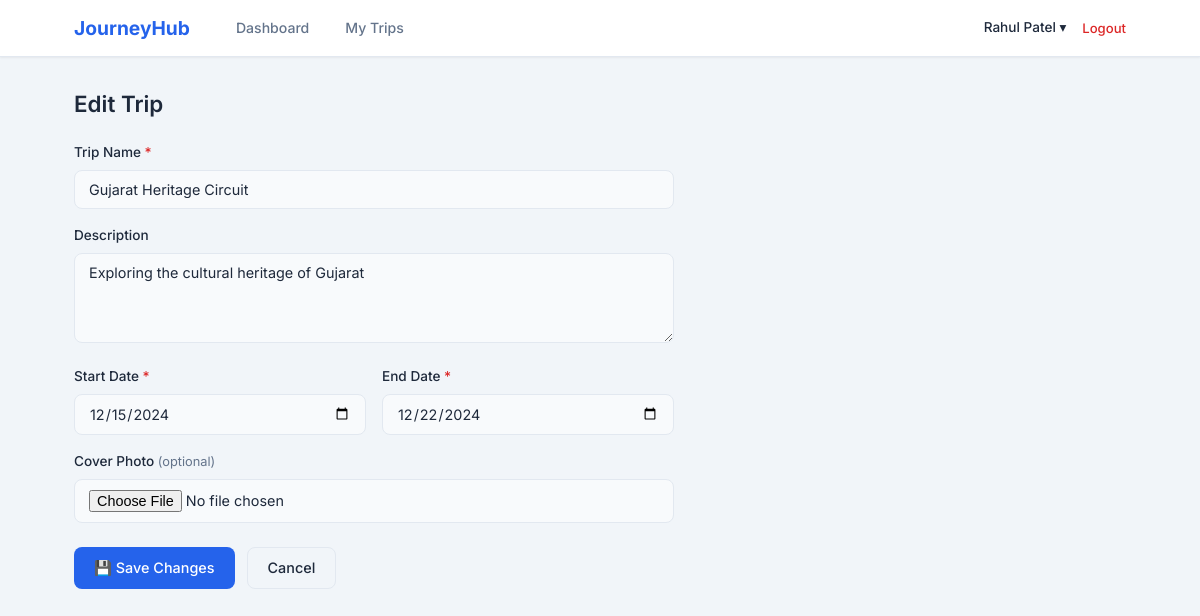
Page /pages/create-trip.php?edit=1 (signed in) on the committed database.
### tables this page shows
CREATE TABLE IF NOT EXISTS trips (
    id INT UNSIGNED AUTO_INCREMENT PRIMARY KEY,
    user_id INT UNSIGNED NOT NULL,
    name VARCHAR(150) NOT NULL,
    description TEXT NULL,
    start_date DATE NOT NULL,
    end_date DATE NOT NULL,
    cover_image VARCHAR(255) NULL,
    is_public BOOLEAN DEFAULT FALSE,
    share_token VARCHAR(100) NULL UNIQUE,
    created_at TIMESTAMP DEFAULT CURRENT_TIMESTAMP,
    updated_at TIMESTAMP DEFAULT CURRENT_TIMESTAMP ON UPDATE CURRENT_TIMESTAMP,
    FOREIGN KEY (user_id) REFERENCES users(id) ON DELETE CASCADE ON UPDATE CASCADE,
    INDEX idx_user_id (user_id),
    INDEX idx_start_date (start_date),
    INDEX idx_is_public (is_public),
    INDEX idx_share_token (share_token)
);

### pages/create-trip.php (the view, shortened to what this page needs)
<?php
require_once __DIR__ . '/../config/db.php';
$userId   = $_SESSION['user_id'];
$editMode = false;
$trip     = null;
if (isset($_GET['edit']) && is_numeric($_GET['edit'])) {
    $editId = (int) $_GET['edit'];
    $stmt = $pdo->prepare('SELECT * FROM trips WHERE id = ? AND user_id = ?');
    $stmt->execute([$editId, $userId]);
    $trip = $stmt->fetch();
    if ($trip) {
        $editMode = true;
    }
}
?>
<!DOCTYPE html>
<html lang="en">
<head>
    <link rel="stylesheet" href="/JourneyHub/assets/css/style.css">
    <link rel="stylesheet" href="/JourneyHub/assets/css/dashboard.css">
</head>
<body>
    <?php require_once __DIR__ . '/../includes/navbar.php'; ?>
    <main class="dashboard-main">
        <section class="form-section" id="trip-form-section">
            <h1><?php echo $editMode ? 'Edit Trip' : 'Plan a New Trip'; ?></h1>
            <form id="trip-form"
                  class="trip-form"
                  enctype="multipart/form-data"
                  data-mode="<?php echo $editMode ? 'edit' : 'create'; ?>"
                  data-trip-id="<?php echo $editMode ? $trip['id'] : ''; ?>">
                <div class="form-group">
                    <label for="trip-name">Trip Name <span class="required">*</span></label>
                    <input type="text" id="trip-name" name="name" maxlength="150"
                           value="<?php echo $editMode ? htmlspecialchars($trip['name']) : ''; ?>"
                           placeholder="e.g. Summer in Bali" required>
                </div>
                <div class="form-group">
                    <label for="trip-description">Description</label>
                    <textarea id="trip-description" name="description" rows="4"
                              placeholder="What's this trip about?"><?php echo $editMode ? htmlspecialchars($trip['description'] ?? '') : ''; ?></textarea>
                </div>
                <div class="form-row">
                    <div class="form-group">
                        <label for="trip-start-date">Start Date <span class="required">*</span></label>
                        <input type="date" id="trip-start-date" name="start_date"
                               value="<?php echo $editMode ? htmlspecialchars($trip['start_date']) : ''; ?>"
                               required>
                    </div>
                    <div class="form-group">
                        <label for="trip-end-date">End Date <span class="required">*</span></label>
                        <input type="date" id="trip-end-date" name="end_date"
                               value="<?php echo $editMode ? htmlspecialchars($trip['end_date']) : ''; ?>"
                               required>
                    </div>
                </div>
                <div class="form-group">
                    <label for="trip-cover">Cover Photo <span class="optional">(optional)</span></label>
                    <input type="file" id="trip-cover" name="cover_image"
                           accept="image/jpeg,image/png,image/gif">
                </div>
                <div class="form-actions">
                    <button type="submit" class="btn btn-primary" id="trip-submit-btn">
                        <?php echo $editMode ? '💾 Save Changes' : '✈️ Create Trip'; ?>
                    </button>
                    <a href="/JourneyHub/pages/my-trips.php" class="btn btn-secondary">Cancel</a>
                </div>
            </form>
        </section>
    </main>
</body>
</html>

### assets/css/style.css (style rules this page uses)
:root { --color-primary: #2563eb; --color-primary-hover: #1d4ed8; --color-secondary: #64748b; --color-danger: #dc2626; --color-danger-hover:#b91c1c; --color-success: #16a34a; --color-bg: #f1f5f9; --color-surface: #ffffff; --color-text: #1e293b; --color-text-muted: #64748b; --color-border: #e2e8f0; --color-input-bg: #f8fafc; --radius: 8px; --radius-lg: 12px; --shadow-sm: 0 1px 2px rgba(0, 0, 0, 0.06); --shadow-md: 0 4px 12px rgba(0, 0, 0, 0.08); --shadow-lg: 0 8px 24px rgba(0, 0, 0, 0.12); --font-family: 'Inter', -apple-system, BlinkMacSystemFont, 'Segoe UI', Roboto, sans-serif; --transition: 0.2s ease; }
*, *::before, *::after { box-sizing: border-box; margin: 0; padding: 0; }
html { font-size: 16px; scroll-behavior: smooth; }
body { font-family: var(--font-family); color: var(--color-text); background-color: var(--color-bg); line-height: 1.6; -webkit-font-smoothing: antialiased; }
a { color: var(--color-primary); text-decoration: none; transition: color var(--transition); }
h1, h2, h3, h4 { line-height: 1.3; font-weight: 600; }
.btn { display: inline-flex; align-items: center; justify-content: center; gap: 6px; padding: 10px 20px; font-size: 0.9rem; font-weight: 500; font-family: var(--font-family); border: none; border-radius: var(--radius); cursor: pointer; transition: all var(--transition); text-decoration: none; line-height: 1.4; }
.btn-primary { background-color: var(--color-primary); color: #fff; }
.btn-secondary { background-color: var(--color-bg); color: var(--color-text); border: 1px solid var(--color-border); }
.form-group { margin-bottom: 16px; }
.form-group label { display: block; margin-bottom: 6px; font-size: 0.85rem; font-weight: 500; color: var(--color-text); }
.form-group input[type="text"], .form-group input[type="email"], .form-group input[type="password"], .form-group input[type="date"], .form-group input[type="file"], .form-group textarea, .form-group select { width: 100%; padding: 10px 14px; font-size: 0.9rem; font-family: var(--font-family); border: 1px solid var(--color-border); border-radius: var(--radius); background-color: var(--color-input-bg); color: var(--color-text); transition: border-color var(--transition), box-shadow var(--transition); }
.form-group textarea { resize: vertical; min-height: 80px; }
.required { color: var(--color-danger); }
.optional { color: var(--color-text-muted); font-weight: 400; font-size: 0.8rem; }

### assets/css/dashboard.css (style rules this page uses)
.dashboard-main { max-width: 1100px; margin: 0 auto; padding: 32px 24px; }
.form-section { max-width: 600px; }
.form-section h1 { font-size: 1.4rem; margin-bottom: 24px; }
.form-row { display: flex; gap: 16px; }
.form-row .form-group { flex: 1; }
.form-actions { display: flex; gap: 12px; margin-top: 24px; }

### rows in the picture
trips: name "Gujarat Heritage Circuit", description "Exploring the cultural heritage of Gujarat", start_date "12/15/2024", end_date "12/22/2024"

### other values in the picture
$userName "Rahul Patel"
